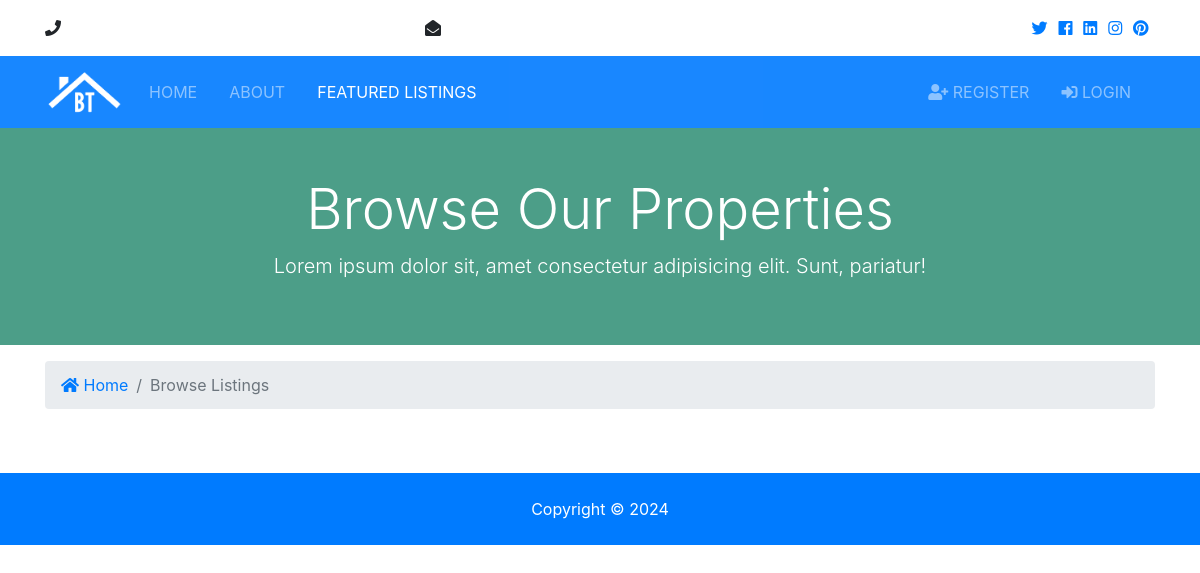
The page /listings/ on the database as committed earlier.
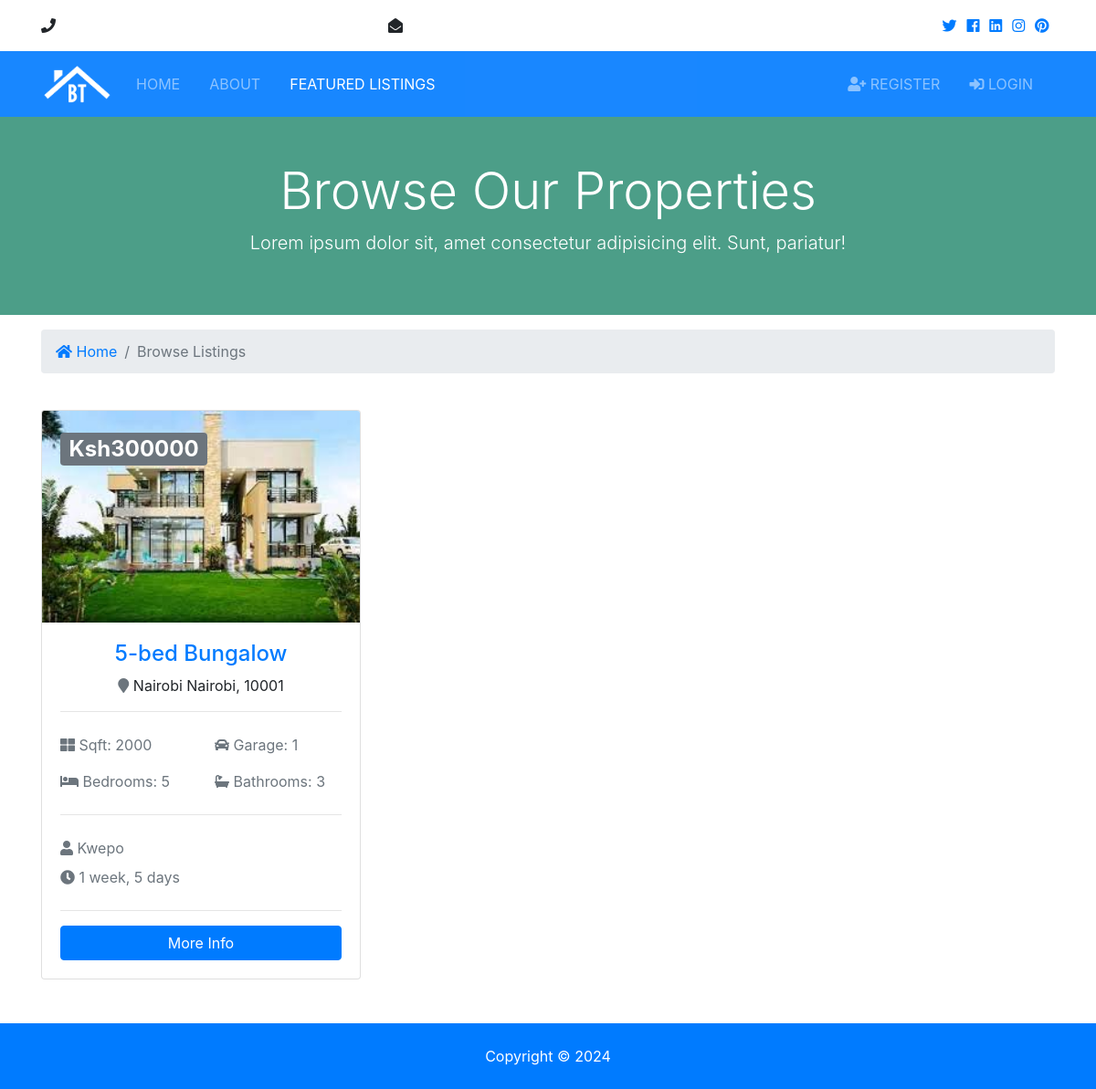
The same page on the database as committed later.
### listing/models.py (models this page shows, shortened)
class Property(models.Model):
    realtor = models.ForeignKey(Realtor, on_delete=models.CASCADE)
    title = models.CharField(max_length=200)
    address = models.CharField(max_length=200)
    city = models.CharField(max_length=100)
    state = models.CharField(max_length=100)
    zipcode = models.CharField(max_length=20)
    description = models.TextField(blank=True)
    price = models.IntegerField()
    bedrooms = models.IntegerField()
    bathrooms = models.IntegerField()
    garage = models.IntegerField(default=0)
    sqft = models.IntegerField()
    lot_size = models.DecimalField(max_digits=5, decimal_places=1)
    thumb_nail = models.ImageField(upload_to='photos/listings/%Y-%m-%d/')
    photo_1 = models.ImageField(upload_to='photos/listings/%Y-%m-%d/', blank=True)
    photo_2 = models.ImageField(upload_to='photos/listings/%Y-%m-%d/', blank=True)
    photo_3 = models.ImageField(upload_to='photos/listings/%Y-%m-%d/', blank=True)
    photo_4 = models.ImageField(upload_to='photos/listings/%Y-%m-%d/', blank=True)
    photo_5 = models.ImageField(upload_to='photos/listings/%Y-%m-%d/', blank=True)
    photo_6 = models.ImageField(upload_to='photos/listings/%Y-%m-%d/', blank=True)
    is_published = models.BooleanField(default=True)
    list_date = models.DateTimeField(auto_now_add=True)
    class Meta:
        verbose_name = "Property"
        verbose_name_plural = "Properties"
    def get_absolute_url(self):
        return reverse("listing:listing-detail", kwargs={"id": self.id})

class Realtor(models.Model):
    name = models.CharField(max_length=200)
    photo = models.ImageField(upload_to='photos/realtor/%Y-%m-%d/')
    description = models.TextField(blank=True)
    phone = models.CharField(max_length=20)
    email = models.CharField(max_length=50)
    hire_date = models.DateTimeField(auto_now_add=True, blank=True)
    class Meta:
        verbose_name = "Realtor"
        verbose_name_plural = "Realtors"
    def __str__(self):
        return self.name

### listing/views.py (the view)
# urls.py: path('listings/', PropertyListView.as_view(), name='listings'),
class PropertyListView(ListView):
    model = Property
    template_name= 'site/listings.html'
    context_object_name = 'listings'
    paginate_by = 10

### templates/site/listings.html (shortened to what this page needs)
{% extends 'base.html' %}
{% block content %}
  <section id="showcase-inner" class="py-5 text-white">
    <div class="container">
      <div class="row text-center">
        <div class="col-md-12">
          <h1 class="display-4">Browse Our Properties</h1>
          <p class="lead">Lorem ipsum dolor sit, amet consectetur adipisicing elit. Sunt, pariatur!</p>
        </div>
      </div>
    </div>
  </section>
  <section id="bc" class="mt-3">
    <div class="container">
      <nav aria-label="breadcrumb">
        <ol class="breadcrumb">
          <li class="breadcrumb-item">
            <a href="{% url 'listing:home' %}">
              <i class="fas fa-home"></i> Home</a>
          </li>
          <li class="breadcrumb-item active"> Browse Listings</li>
        </ol>
      </nav>
    </div>
  </section>
  <section id="listings" class="py-4">
    <div class="container">
      <div class="row">
        {% for listing in listings %}
        <div class="col-md-6 col-lg-4 mb-4">
          <div class="card listing-preview">
            <img class="card-img-top" src="{{ listing.thumb_nail.url }}" alt="">
            <div class="card-img-overlay">
              <h2>
                <span class="badge badge-secondary text-white">Ksh{{ listing.price }}</span>
              </h2>
            </div>
            <div class="card-body">
              <div class="listing-heading text-center">
                <h4 class="text-primary">{{ listing.title }} </h4>
                <p>
                  <i class="fas fa-map-marker text-secondary"></i> {{ listing.city }}  {{ listing.state }}, {{ listing.zipcode }}</p>
              </div>
              <hr>
              <div class="row py-2 text-secondary">
                <div class="col-6">
                  <i class="fas fa-th-large"></i> Sqft: {{ listing.sqft }} </div>
                <div class="col-6">
                  <i class="fas fa-car"></i> Garage: {{ listing.garage }}</div>
              </div>
              <div class="row py-2 text-secondary">
                <div class="col-6">
                  <i class="fas fa-bed"></i> Bedrooms: {{ listing.bedrooms }}</div>
                <div class="col-6">
                  <i class="fas fa-bath"></i> Bathrooms: {{ listing.bathrooms }}</div>
              </div>
              <hr>
              <div class="row py-2 text-secondary">
                <div class="col-12">
                  <i class="fas fa-user"></i> {{ listing.realtor }}</div>
              </div>
              <div class="row text-secondary pb-2">
                <div class="col-6">
                  <i class="fas fa-clock"></i> {{ listing.list_date | timesince }}</div>
              </div>
              <hr>
              <a href="{{ listing.get_absolute_url }}" class="btn btn-primary btn-block">More Info</a>
            </div>
          </div>
        </div>
        {% endfor %}
      </div>
      </div>
  </section>
{% endblock %}

Rows that differ between the two databases and show on the page:
added Property: thumb_nail (picture), price "300000", title "5-bed Bungalow", city "Nairobi", state "Nairobi", zipcode "10001", sqft "2000", garage "1", bedrooms "5", bathrooms "3", realtor "Kwepo", list_date "1 week, 5 days"
